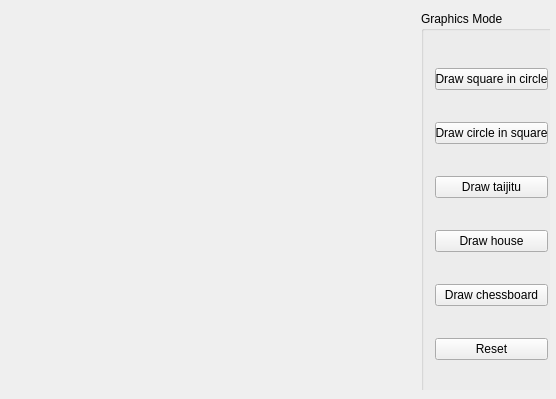
<?xml version="1.0" encoding="UTF-8"?>
<ui version="4.0">
 <class>MainWindow</class>
 <widget class="QMainWindow" name="MainWindow">
  <property name="geometry">
   <rect>
    <x>0</x>
    <y>0</y>
    <width>556</width>
    <height>399</height>
   </rect>
  </property>
  <property name="windowTitle">
   <string>MainWindow</string>
  </property>
  <widget class="QWidget" name="centralWidget">
   <widget class="QWidget" name="">
    <property name="geometry">
     <rect>
      <x>0</x>
      <y>0</y>
      <width>561</width>
      <height>401</height>
     </rect>
    </property>
    <layout class="QHBoxLayout" name="horizontalLayout">
     <item>
      <widget class="graphics" name="GraphicsPresenter" native="true">
       <property name="sizePolicy">
        <sizepolicy hsizetype="Expanding" vsizetype="Preferred">
         <horstretch>0</horstretch>
         <verstretch>0</verstretch>
        </sizepolicy>
       </property>
       <widget class="QGroupBox" name="GraphicsControl">
        <property name="geometry">
         <rect>
          <x>410</x>
          <y>0</y>
          <width>141</width>
          <height>391</height>
         </rect>
        </property>
        <property name="title">
         <string>Graphics Mode</string>
        </property>
        <layout class="QVBoxLayout" name="verticalLayout">
         <item>
          <widget class="QPushButton" name="BtnDrawSquareCircle">
           <property name="text">
            <string>Draw square in circle</string>
           </property>
          </widget>
         </item>
         <item>
          <widget class="QPushButton" name="BtnDrawCircleSquare">
           <property name="text">
            <string>Draw circle in square</string>
           </property>
          </widget>
         </item>
         <item>
          <widget class="QPushButton" name="BtnDrawTaijitu">
           <property name="text">
            <string>Draw taijitu</string>
           </property>
          </widget>
         </item>
         <item>
          <widget class="QPushButton" name="BtnDrawHouse">
           <property name="text">
            <string>Draw house</string>
           </property>
          </widget>
         </item>
         <item>
          <widget class="QPushButton" name="BtnDrawChessboard">
           <property name="text">
            <string>Draw chessboard</string>
           </property>
          </widget>
         </item>
         <item>
          <widget class="QPushButton" name="BtnReset">
           <property name="text">
            <string>Reset</string>
           </property>
          </widget>
         </item>
        </layout>
       </widget>
      </widget>
     </item>
    </layout>
   </widget>
  </widget>
 </widget>
 <layoutdefault spacing="6" margin="11"/>
 <customwidgets>
  <customwidget>
   <class>graphics</class>
   <extends>QWidget</extends>
   <header>graphics.h</header>
   <container>1</container>
  </customwidget>
 </customwidgets>
 <resources/>
 <connections/>
</ui>
